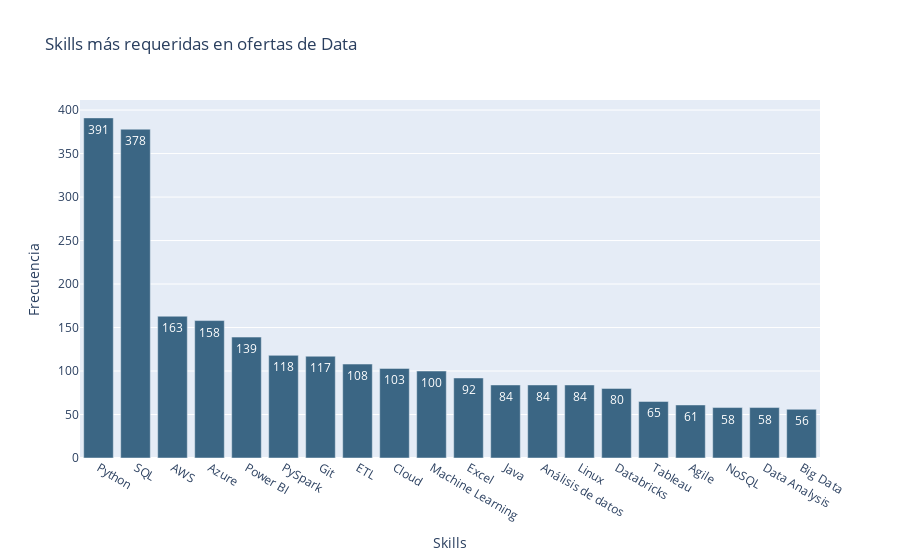

The notebook cell this image was saved under:
### Markdown cell above
### **Skills requeridas en las ofertas**

### Code cell
f_eda.skills_por_empleo(df, "")

### Figure 1 — Plotly figure (JSON) as saved in the notebook; plotly's stock layout.template omitted (floating-point values rounded to 4 significant figures)
{"data": [{"marker": {"color": "#3b6684"}, "text": ["391", "378", "163", "158", "139", "118", "117", "108", "103", "100", "92", "84", "84", "84", "80", "65", "61", "58", "58", "56"], "type": "bar", "x": ["Python", "SQL", "AWS", "Azure", "Power BI", "PySpark", "Git", "ETL", "Cloud", "Machine Learning", "Excel", "Java", "Análisis de datos", "Linux", "Databricks", "Tableau", "Agile", "NoSQL", "Data Analysis", "Big Data"], "y": [391, 378, 163, 158, 139, 118, 117, 108, 103, 100, 92, 84, 84, 84, 80, 65, 61, 58, 58, 56]}], "layout": {"showlegend": false, "title": {"text": "Skills más requeridas en ofertas de Data "}, "xaxis": {"title": {"text": "Skills"}}, "yaxis": {"title": {"text": "Frecuencia"}}}}
